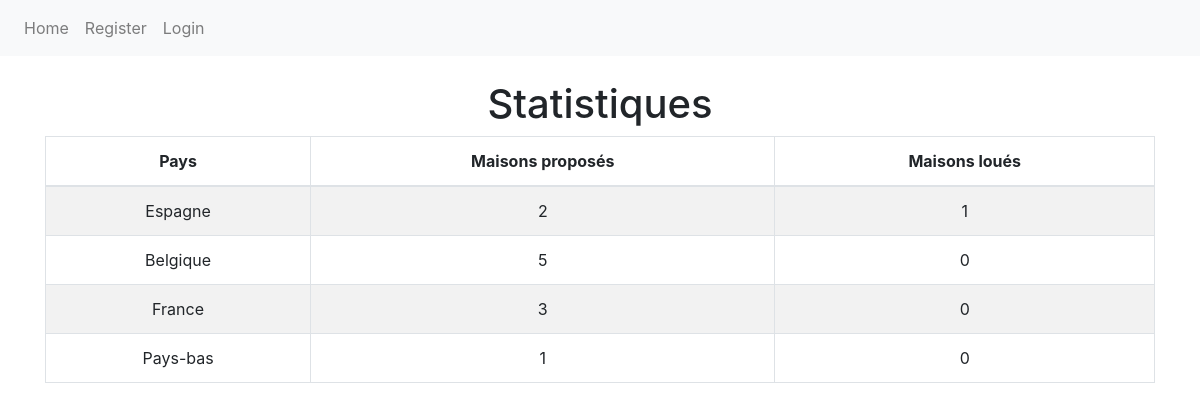
Page /statistics/ on the committed database.
### PlaceToUkrain/models/house.py (models this page shows, shortened)
class House(models.Model):
    country = models.CharField(max_length=128)
    city = models.CharField(max_length=128)
    price_type = models.CharField(max_length=128, choices=PRICE_TYPE_CHOICES)
    price = models.IntegerField()
    people = models.IntegerField()
    user_id = models.IntegerField()
    @staticmethod
    def get_houses_by_country(country):
        return House.objects.filter(country=country)
    @staticmethod
    def get_all_countries():
        return House.objects.values_list('country', flat=True).distinct()

### PlaceToUkrain/views/statistics.py (the view)
# urls.py: path('statistics/', StatisticsView.as_view(), name='statistics'),
class StatisticsView(View):
    def get(self, request):
        countries = House.get_all_countries()
        country_statistics = []
        for country in countries:
            houses_offered = House.get_houses_by_country(country).count()
            rented_houses = Rented.get_all_rented()
            rented_houses_country = 0
            for rented_house in rented_houses:
                if rented_house.house.country == country:
                    rented_houses_country += 1
            country_statistics.append({
                'country': country,
                'houses_offered': houses_offered,
                'rented_houses_country': rented_houses_country,
            })
        context = {'country_statistics': country_statistics}
        return render(request, 'statistics.html', context)

### PlaceToUkrain/models/rented.py (called while the page is built)
    @staticmethod
    def get_all_rented():
        return Rented.objects.all()

### PlaceToUkrain/templates/statistics.html (shortened to what this page needs)
{% extends 'base.html' %}
{% block content %}
  <div class="text-center">
    <h1>Statistiques</h1>
    <table class="table table-bordered table-striped">
      <thead>
        <tr>
          <th>Pays</th>
          <th>Maisons proposés</th>
          <th>Maisons loués</th>
        </tr>
      </thead>
      <tbody>
        {% for stat in country_statistics %}
          <tr>
            <td>{{ stat.country }}</td>
            <td>{{ stat.houses_offered }}</td>
            <td>{{ stat.rented_houses_country }}</td>
          </tr>
        {% endfor %}
      </tbody>
    </table>
  </div>
{% endblock %}

### rows in the picture
House: country "Espagne", houses_offered "2", rented_houses_country "1"

### other values in the picture
{{ stat.country }} "Belgique" "France" "Pays-bas"
{{ stat.houses_offered }} "5" "3" "1"
{{ stat.rented_houses_country }} "0" "0" "0"
